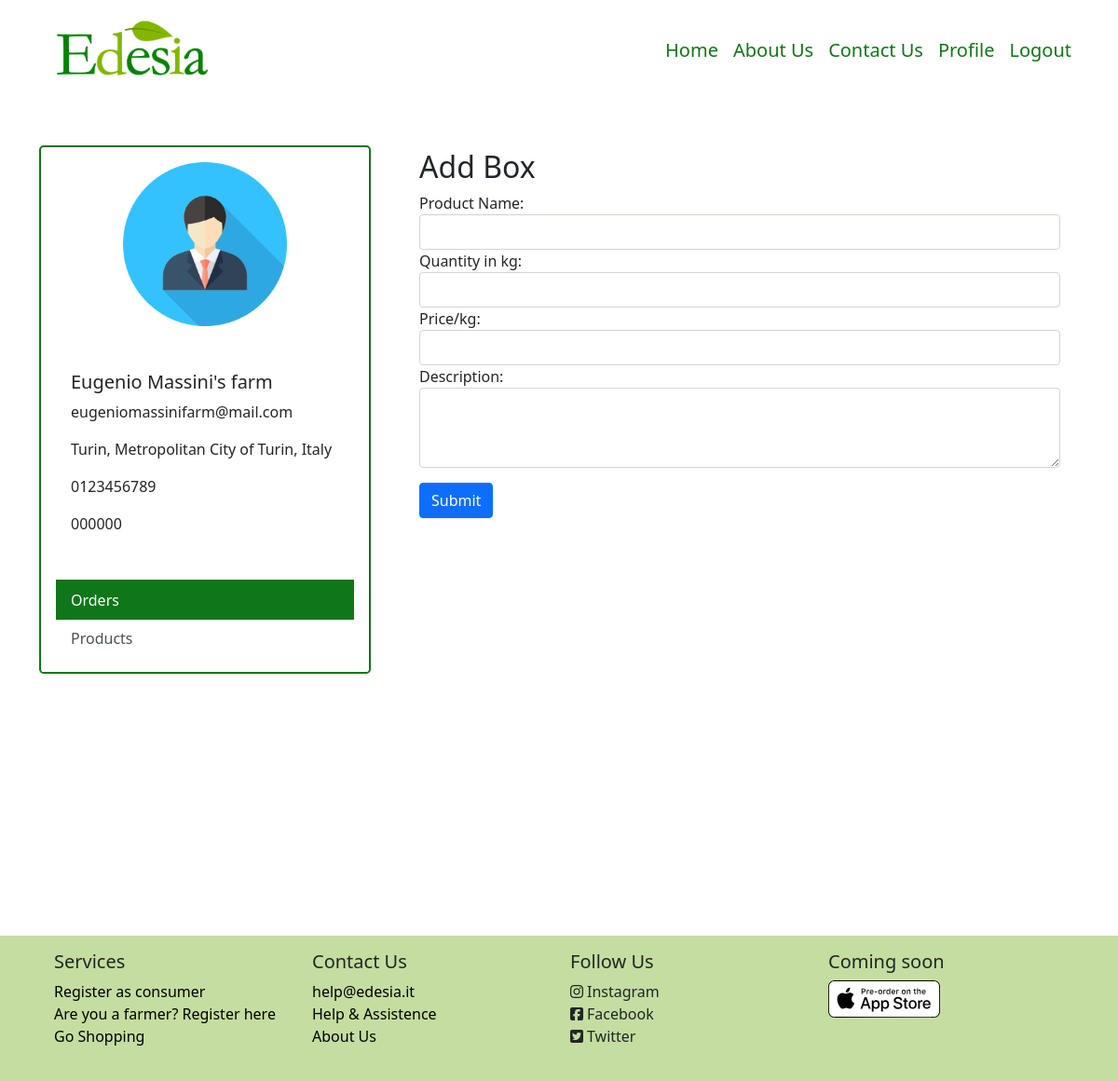
The app's page /supplier/7/add-box (signed in) with its own data.
### model.py (models this page shows, shortened)
class Supplier (db.Model):
    id = db.Column(db.Integer, db.ForeignKey('user.id'), primary_key=True)
    supplier_name = db.Column(db.String(50), nullable=False)
    supplier_address = db.Column(db.String(100), nullable=False)
    supplier_city = db.Column(db.String(50))
    supplier_phone = db.Column(db.String(12), nullable=False)
    piva = db.Column(db.String(25), nullable=False)
    description = db.Column(db.String(500), nullable=True)
    __mapper_args__ = {
        'polymorphic_identity': 'supplier',
    }

class User (UserMixin, db.Model):
    id = db.Column(db.Integer, primary_key=True)  # Auto-incrementing
    email = db.Column(db.String(50), unique=True, nullable=False)
    name = db.Column(db.String(50), nullable=False)
    password_hash = db.Column(db.String(200), nullable=False)
    roleid = db.Column(db.Integer, db.ForeignKey('role.id'))
    type = db.Column(db.String(30))
    __mapper_args__ = {
        'polymorphic_identity': 'user',
        'polymorphic_on': type
    }

### app.py (the view, shortened to what this page needs)
@app.route('/supplier/<int:id>/<page>', methods=['GET', 'POST'])
@login_required # decorator from flask-login
def supplier(id, page):
    supplier = Supplier.query.filter_by(id=id).first()
    user = User.query.filter_by(id=id).first()
    if page == "orders": # order displayed as for the consumer
        orders = Order.query.filter_by(supplier_id=id).all()
        l_order_cons = []
        class OrderCons():
            def __init__(self, order, content, consumer):
                self.order = order
                self.content = content
                self.consumer = consumer
        for o in orders:
            products = []
            lines = OrderLine.query.filter_by(order_id=o.id).all()
            consumer = Consumer.query.filter_by(id=o.consumer_id).first()
            for l in lines:
                products.append(l)
            l_order_cons.append(OrderCons(o, products, consumer))
        return render_template('Pages/profile/profile_supplier-orders.html', supplier=supplier, user=user, orders=l_order_cons, title="Supplier-Profile")
    elif page == "products": # page with all the prodcuts, for the rendering part look at the template
        products = Product.query.filter_by(supplier_id=id).all()
        return render_template('Pages/profile/profile_supplier-products.html', supplier=supplier, user=user, products=products, title="Supplier-Profile")
    elif page == "add-box": # allowing to add a box
        form = ProductForm()
        return render_template('Pages/profile/profile-supplier_addBox.html', supplier=supplier, user=user, form=form, title="Supplier-Profile")

### form.py
class ProductForm(FlaskForm):
    name = StringField('Product Name:', validators=[DataRequired(), Length(min=3, max=25)])
    quantity = FloatField('Quantity in kg:', validators=[DataRequired()])
    price = FloatField('Price/kg:', validators=[DataRequired()])
    description =TextAreaField('Description:', validators=[Length(max=500)])
    submit = SubmitField('Submit')

### model.py (called while the page is built)
@login_manager.user_loader
def load_user(user_id):
    return User.query.get(int(user_id))

### templates/Pages/profile/profile-supplier_addBox.html (shortened to what this page needs)
{% extends 'Pages/profile/profile-supplier.html' %}
{% block specific %}
    <h2>Add Box</h2>
    <form method="post">
        {{ form.name.label }}
        {{ form.name(class='form-control')}}
        {{ form.quantity.label }}
        {{ form.quantity(class='form-control')}}
        {{ form.price.label }}
        {{ form.price(class='form-control')}}
        {{ form.description.label }}
        {{ form.description(class='form-control', rows="3")}}
        {{ form.submit(class='btn btn-primary mt-3') }}
    </form>
{% endblock %}

### templates/Pages/profile/profile-supplier.html (shortened to what this page needs)
{% extends 'Components/base.html' %}
{% block body %}
    <div class="container-lg min-vh-100">
        <div class="row mt-5 mb-5">
            <div class="col-md-4">
                <div class="card m-auto rounded-3 border-2" id="cardProfileConsumer">
                    <img src="/static/images/avatar.png" class="card-img-top mt-3 mb-3 m-auto" style="width: 50%">
                    <div class="card-body m-3">
                        <h5 class="card-title">{{ supplier.supplier_name }}</h5>
                        <p class="card-text">{{ user.email }}</p>
                        <p class="card-text">{{ supplier.supplier_address }}</p>
                        <p class="card-text">{{ supplier.supplier_phone }}</p>
                        <p class="card-text">{{ supplier.piva }}</p>
                    </div>
                    <div class="list-group list-group-flush m-3" id="mylist">
                        {% if products %}
                            <a class="list-group-item list-group-item-action" href="{{ url_for('supplier', id=supplier.id, page='orders')}}">Orders</a>
                            <a class="list-group-item list-group-item-action active" href="{{ url_for('supplier', id=supplier.id, page='products')}}">Products</a>
                        {% else %}
                            <a class="list-group-item list-group-item-action active" href="{{ url_for('supplier', id=supplier.id, page='orders')}}">Orders</a>
                            <a class="list-group-item list-group-item-action" href="{{ url_for('supplier', id=supplier.id, page='products')}}">Products</a>
                        {% endif %}
                    </div>
                </div>
            </div>
             <div class="col">
                    <div class="container-fluid m-1">
                    {% block specific %}
                    {% endblock %}
                    </div>
             </div>
        </div>
    </div>
{% endblock %}

### static/personal.css (style rules this page uses)
#searchBar input, #cardResult, #cardProfileConsumer { border-color: #0F7619;; }
#mylist .active { background-color: #0F7619; border-color: #0F7619; }

### records on screen
Supplier: supplier_name "Eugenio Massini's farm", supplier_address "Turin, Metropolitan City of Turin, Italy", supplier_phone "0123456789", piva "000000"
User: email "eugeniomassinifarm@mail.com"
